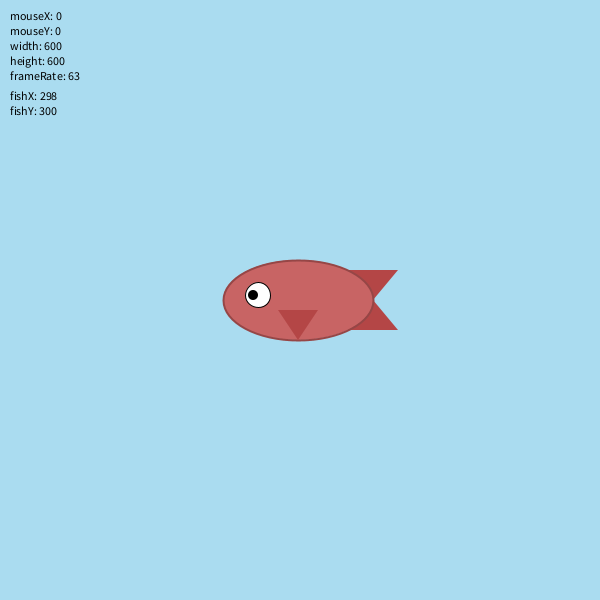
Frame 1 (no input)
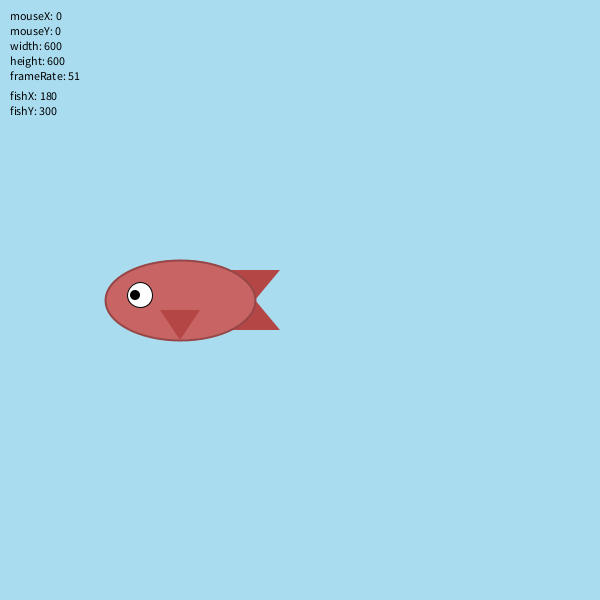
Frame 60 (the mouse pressed at the canvas centre just before this capture)
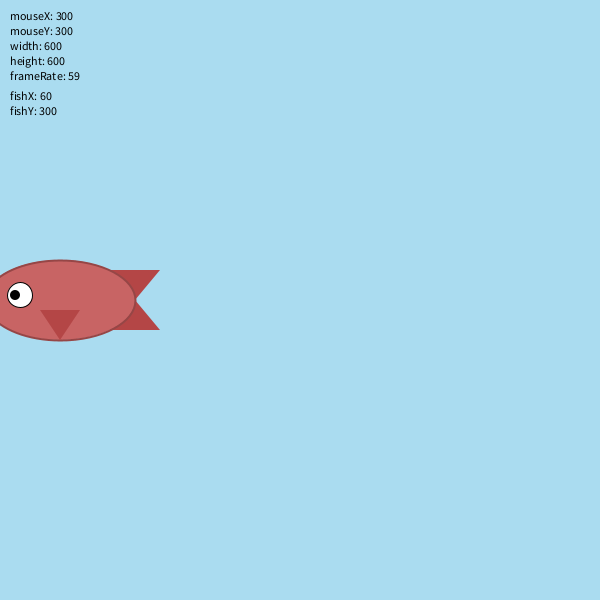
Frame 120 (the mouse held since frame 60 and released just before this capture)

The Processing sketch that drew these frames (run headless with seeded random() and noise(); from frame 60 on, the mouse is pressed at the canvas centre):

// Processing sketch: Day_5_Demo
// ── Day_5_Demo.pde
// Fish Demo - Variables and Movement
// Demonstrating: mouseX, mouseY, width, height, frameRate

// --- CUSTOM VARIABLES ---
float fishX;      // Fish's x position
float fishY;      // Fish's y position
float speed = 2;  // How fast the fish moves

void setup() {
  size(600, 600);
  
  // Initialize fish position using built-in variables
  fishX = width / 2;   // Start in center horizontally
  fishY = height / 2;  // Start in center vertically
}

void draw() {
  background(170, 220, 240);
  
  //// === OPTION 1: Fish follows mouse ===
  //// The fish moves with the mouse
  //fishX = mouseX ;
  //fishY = mouseY;
  
   //=== OPTION 2: Fish moves on its own and wraps ===
   //(Comment out Option 1 and uncomment these lines to try)
   fishX = fishX - speed;      // Move left
   if (fishX < -75) {          // If fish goes off left edge
     fishX = width + 100;       // Wrap to right side
   }
  
  // --- DRAW THE FISH using variables ---
  // --- TAIL FIN ---
  fill(180, 70, 70);
  noStroke();
  triangle(fishX + 100, fishY - 30,       
           fishX + 50, fishY - 30,       
           fishX + 50, fishY + 30);      
           
  triangle(fishX + 100, fishY + 30,       
           fishX + 50, fishY - 30,       
           fishX + 50, fishY + 30);      
  
  // --- FISH BODY ---
  fill(200, 100, 100);
  stroke(150, 70, 70);
  strokeWeight(2);
  ellipse(fishX, fishY, 150, 80);
  
  // --- SIDE FIN ---
  fill(180, 70, 70);
  noStroke();
  triangle(fishX, fishY + 40,       
           fishX - 20, fishY + 10,       
           fishX + 20, fishY + 10);      
  
  // --- EYE ---
  fill(255);
  stroke(0);
  strokeWeight(1);
  ellipse(fishX - 40, fishY - 5, 25, 25);  
  
  fill(0);
  noStroke();
  ellipse(fishX - 45, fishY - 5, 10, 10);
  
  // --- DISPLAY BUILT-IN VARIABLES ---
  displayInfo();
}



// Function to display variable information
void displayInfo() {
  fill(0);
  textSize(12);
  textAlign(LEFT);
  
  // Show built-in variables
  text("mouseX: " + mouseX, 10, 20);
  text("mouseY: " + mouseY, 10, 35);
  text("width: " + width, 10, 50);
  text("height: " + height, 10, 65);
  text("frameRate: " + int(frameRate), 10, 80);
  
  // Show our custom variables
  text("fishX: " + int(fishX), 10, 100);
  text("fishY: " + int(fishY), 10, 115);
}
